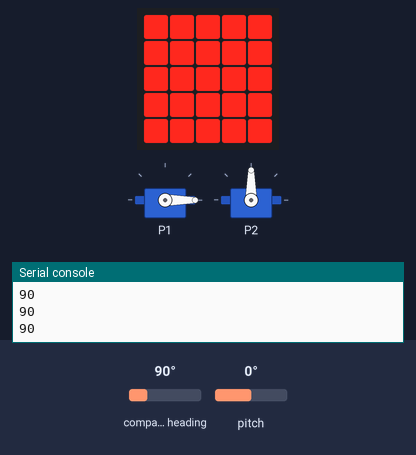
Bench run of a program on a simulated BBC micro:bit (MakeCode). Shown: the board's 5×5 LED display, 2 × servo, the last lines printed to the serial console. The test bench sets the inputs (shaded band); at power-on: compass heading 90°, pitch 0°. The compass is already calibrated.

Above: at 1.2 s.
1.3 s: compass heading set to 7°
At 1.7 s:
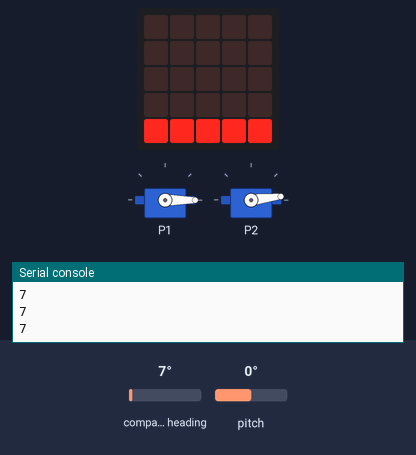
2.8 s: pitch set to 90°
At 4.0 s:
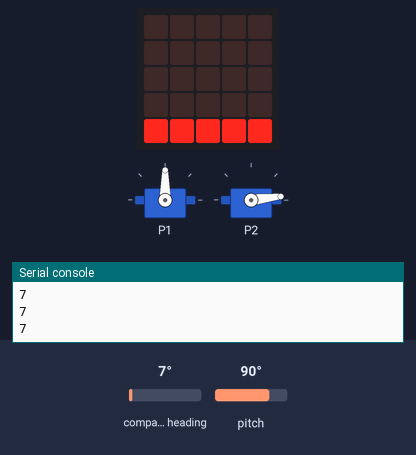
4.3 s: compass heading set to 180°
At 5.4 s:
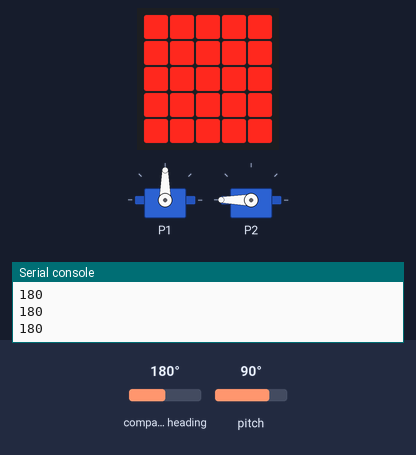
5.8 s: pitch set to -172°
At 7.0 s:
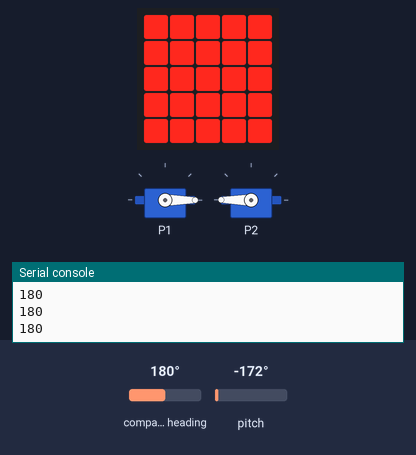
7.3 s: pitch set to 172°
At 8.4 s:
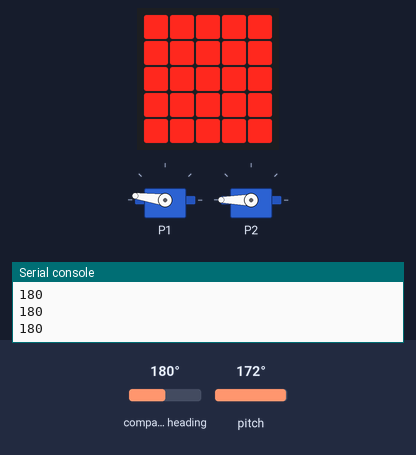
8.8 s: compass heading set to 187°
At 9.7 s:
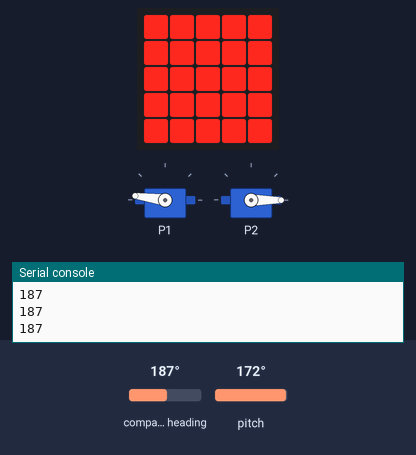
Timing chart, 0 to 11.3 s (numbered marks = the images above; inputs shaded):
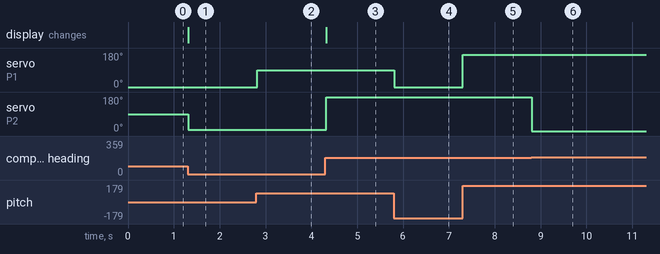

The program:

microbit1.py
```python
# Python code
#
comp_read = 0
Rotation_Pitch = 0
Compass = 0


def on_forever():
    global Compass
    global Rotation_Pitch
    Compass = input.compass_heading()
    Rotation_Pitch = input.rotation(Rotation.Pitch)
    if Compass > 180:
        Compass = (180 - Compass)
    if Rotation_Pitch > 180:
        Rotation_Pitch = (180 - Rotation_Pitch)
    led.plot_bar_graph(input.compass_heading(), 50)
    pins.servo_write_pin(AnalogPin.P1, Rotation_Pitch)
    pins.servo_write_pin(AnalogPin.P2, Compass)


basic.forever(on_forever)
```

Measured:
- the behaviour switches between 180 and 181° on compass heading (found by bisection; images 5 and 6)
- after the input at 1.3 s, servo on P2: 90° → 7° at once; the display: changes at once (image 1)
- after the input at 2.8 s, servo on P1: 0° → 90° at once
- after the input at 4.3 s, servo on P2: 7° → 180° at once; the display: changes at once (image 3)
- after the input at 5.8 s, servo on P1: 90° → 0° at once
- after the input at 7.3 s, servo on P1: 0° → 172° at once
- after the input at 8.8 s, servo on P2: 180° → 0° at once
